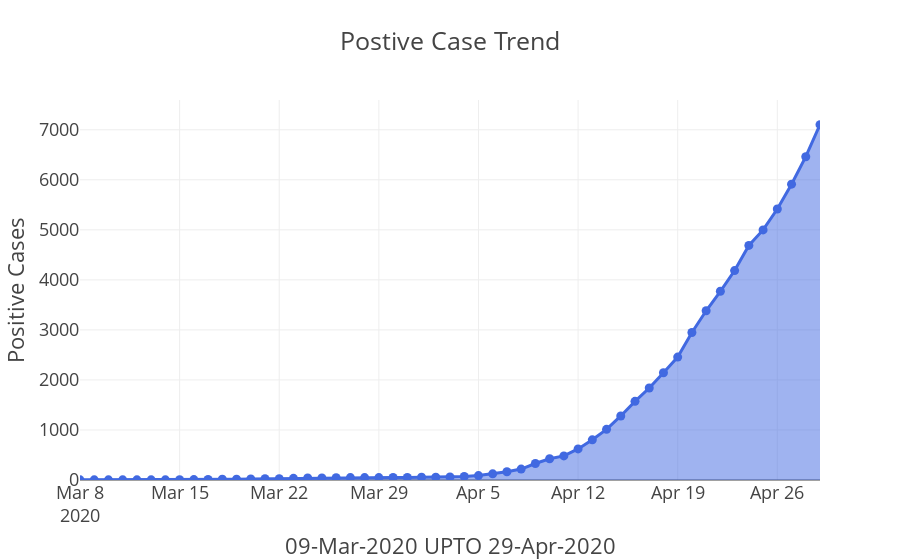
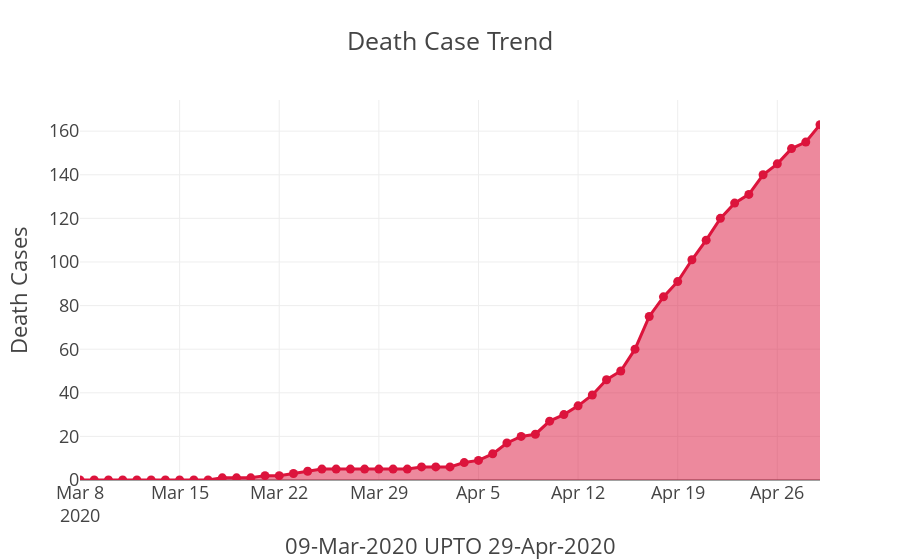
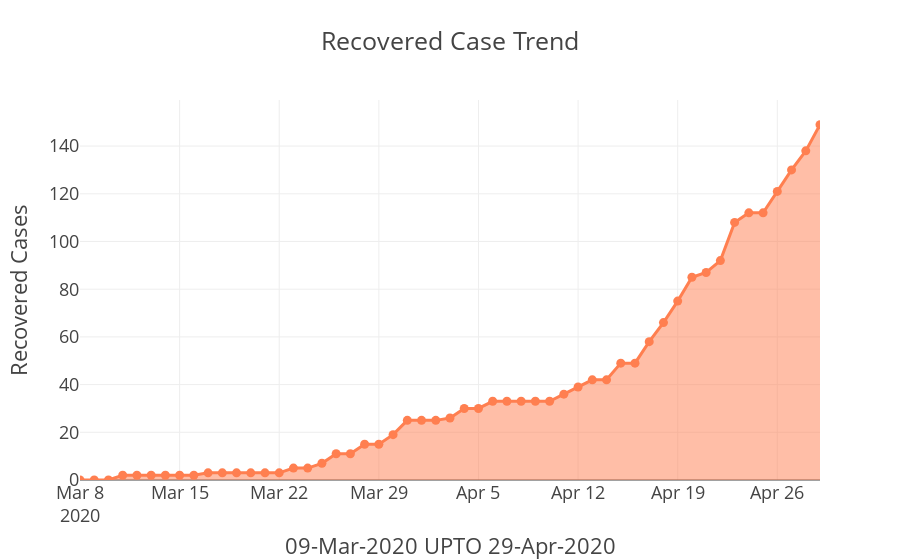

The notebook cell saved with these charts, in order:
### Markdown cell above
***A very serious issue of concern is our death rate against recovery rate. As we can see our death rate is higher than the recovery rate. This scenario is rare in most of the corona affected countries.***

### Code cell
# dataFromCsv = pd.read_csv('../Analysis Data/covid-19-PerDayCaseSummaryBD.csv')
dataFromCsv = pd.read_csv('covid-19-PerDayCaseSummaryBD.csv',parse_dates=["Date"], index_col='Date')
dataFromCsv = dataFromCsv.cumsum()
dataFromCsv = dataFromCsv.reset_index()
# print(dataset)
# print(dataFromCsv)
datetimeobject = datetime.datetime.strptime(str(dataFromCsv['Date'].iloc[1]),'%Y-%m-%d %H:%M:%S')
startDate = datetimeobject.strftime('%d-%b-%Y')
datetimeobject = datetime.datetime.strptime(str(dataFromCsv['Date'].iloc[-1]),'%Y-%m-%d %H:%M:%S')
endDate = datetimeobject.strftime('%d-%b-%Y')
xlabel = str(str(startDate) + ' UPTO ' + str(endDate))
# print(xlabel)
fig = px.area(dataFromCsv, x="Date", y="Case", 
              template="presentation", 
              labels = {'Date': xlabel, 'Case': 'Positive Cases'},
              title='Postive Case Trend',
              color_discrete_sequence=['#4169E1'])
fig2 = px.area(dataFromCsv, x="Date", y="Death", 
               template="presentation",
               labels = {'Date': xlabel, 'Death': 'Death Cases'},
               title='Death Case Trend',
               color_discrete_sequence=['#DC143C'])

fig3 = px.area(dataFromCsv, x="Date", y="Recovered", 
               template="presentation",
               labels = {'Date': xlabel, 'Recovered': 'Recovered Cases'},
               title='Recovered Case Trend',
               color_discrete_sequence=['#FF7F50'])
# for i in fig.patches:
#     print(i)
fig.update_traces(textposition='top left',mode='lines+markers')
# fig.update_layout(annotations = [dict(text = str(dataFromCsv['Case'].iloc[-1]),x=10000,y=800)])
fig2.update_traces(textposition='top left',mode='lines+markers')
fig3.update_traces(textposition='top left',mode='lines+markers')
fig.show()
fig2.show()
fig3.show()

### Figure 1 — Plotly figure (JSON) as saved in the notebook; plotly's stock layout.template omitted (floating-point values rounded to 4 significant figures)
{"data": [{"hovertemplate": "09-Mar-2020 UPTO 29-Apr-2020=%{x}<br>Positive Cases=%{y}<extra></extra>", "legendgroup": "", "line": {"color": "#4169E1"}, "mode": "lines+markers", "name": "", "orientation": "v", "showlegend": false, "stackgroup": "1", "textposition": "top left", "type": "scatter", "x": ["2020-03-08T00:00:00", "2020-03-09T00:00:00", "2020-03-10T00:00:00", "2020-03-11T00:00:00", "2020-03-12T00:00:00", "2020-03-13T00:00:00", "2020-03-14T00:00:00", "2020-03-15T00:00:00", "2020-03-16T00:00:00", "2020-03-17T00:00:00", "2020-03-18T00:00:00", "2020-03-19T00:00:00", "2020-03-20T00:00:00", "2020-03-21T00:00:00", "2020-03-22T00:00:00", "2020-03-23T00:00:00", "2020-03-24T00:00:00", "2020-03-25T00:00:00", "2020-03-26T00:00:00", "2020-03-27T00:00:00", "2020-03-28T00:00:00", "2020-03-29T00:00:00", "2020-03-30T00:00:00", "2020-03-31T00:00:00", "2020-04-01T00:00:00", "2020-04-02T00:00:00", "2020-04-03T00:00:00", "2020-04-04T00:00:00", "2020-04-05T00:00:00", "2020-04-06T00:00:00", "2020-04-07T00:00:00", "2020-04-08T00:00:00", "2020-04-09T00:00:00", "2020-04-10T00:00:00", "2020-04-11T00:00:00", "2020-04-12T00:00:00", "2020-04-13T00:00:00", "2020-04-14T00:00:00", "2020-04-15T00:00:00", "2020-04-16T00:00:00", "2020-04-17T00:00:00", "2020-04-18T00:00:00", "2020-04-19T00:00:00", "2020-04-20T00:00:00", "2020-04-21T00:00:00", "2020-04-22T00:00:00", "2020-04-23T00:00:00", "2020-04-24T00:00:00", "2020-04-25T00:00:00", "2020-04-26T00:00:00", "2020-04-27T00:00:00", "2020-04-28T00:00:00", "2020-04-29T00:00:00"], "xaxis": "x", "y": [3, 3, 3, 3, 3, 3, 3, 5, 8, 10, 14, 17, 20, 24, 27, 33, 39, 39, 44, 48, 48, 48, 49, 51, 54, 56, 61, 70, 88, 123, 164, 218, 330, 424, 482, 621, 803, 1012, 1280, 1572, 1838, 2144, 2456, 2948, 3382, 3772, 4186, 4689, 4998, 5416, 5913, 6462, 7103], "yaxis": "y"}], "layout": {"legend": {"tracegroupgap": 0}, "title": {"text": "Postive Case Trend"}, "xaxis": {"anchor": "y", "domain": [0, 1], "title": {"text": "09-Mar-2020 UPTO 29-Apr-2020"}}, "yaxis": {"anchor": "x", "domain": [0, 1], "title": {"text": "Positive Cases"}}}}

### Figure 2 — Plotly figure (JSON) as saved in the notebook; plotly's stock layout.template omitted (floating-point values rounded to 4 significant figures)
{"data": [{"hovertemplate": "09-Mar-2020 UPTO 29-Apr-2020=%{x}<br>Death Cases=%{y}<extra></extra>", "legendgroup": "", "line": {"color": "#DC143C"}, "mode": "lines+markers", "name": "", "orientation": "v", "showlegend": false, "stackgroup": "1", "textposition": "top left", "type": "scatter", "x": ["2020-03-08T00:00:00", "2020-03-09T00:00:00", "2020-03-10T00:00:00", "2020-03-11T00:00:00", "2020-03-12T00:00:00", "2020-03-13T00:00:00", "2020-03-14T00:00:00", "2020-03-15T00:00:00", "2020-03-16T00:00:00", "2020-03-17T00:00:00", "2020-03-18T00:00:00", "2020-03-19T00:00:00", "2020-03-20T00:00:00", "2020-03-21T00:00:00", "2020-03-22T00:00:00", "2020-03-23T00:00:00", "2020-03-24T00:00:00", "2020-03-25T00:00:00", "2020-03-26T00:00:00", "2020-03-27T00:00:00", "2020-03-28T00:00:00", "2020-03-29T00:00:00", "2020-03-30T00:00:00", "2020-03-31T00:00:00", "2020-04-01T00:00:00", "2020-04-02T00:00:00", "2020-04-03T00:00:00", "2020-04-04T00:00:00", "2020-04-05T00:00:00", "2020-04-06T00:00:00", "2020-04-07T00:00:00", "2020-04-08T00:00:00", "2020-04-09T00:00:00", "2020-04-10T00:00:00", "2020-04-11T00:00:00", "2020-04-12T00:00:00", "2020-04-13T00:00:00", "2020-04-14T00:00:00", "2020-04-15T00:00:00", "2020-04-16T00:00:00", "2020-04-17T00:00:00", "2020-04-18T00:00:00", "2020-04-19T00:00:00", "2020-04-20T00:00:00", "2020-04-21T00:00:00", "2020-04-22T00:00:00", "2020-04-23T00:00:00", "2020-04-24T00:00:00", "2020-04-25T00:00:00", "2020-04-26T00:00:00", "2020-04-27T00:00:00", "2020-04-28T00:00:00", "2020-04-29T00:00:00"], "xaxis": "x", "y": [0, 0, 0, 0, 0, 0, 0, 0, 0, 0, 1, 1, 1, 2, 2, 3, 4, 5, 5, 5, 5, 5, 5, 5, 6, 6, 6, 8, 9, 12, 17, 20, 21, 27, 30, 34, 39, 46, 50, 60, 75, 84, 91, 101, 110, 120, 127, 131, 140, 145, 152, 155, 163], "yaxis": "y"}], "layout": {"legend": {"tracegroupgap": 0}, "title": {"text": "Death Case Trend"}, "xaxis": {"anchor": "y", "domain": [0, 1], "title": {"text": "09-Mar-2020 UPTO 29-Apr-2020"}}, "yaxis": {"anchor": "x", "domain": [0, 1], "title": {"text": "Death Cases"}}}}

### Figure 3 — Plotly figure (JSON) as saved in the notebook; plotly's stock layout.template omitted (floating-point values rounded to 4 significant figures)
{"data": [{"hovertemplate": "09-Mar-2020 UPTO 29-Apr-2020=%{x}<br>Recovered Cases=%{y}<extra></extra>", "legendgroup": "", "line": {"color": "#FF7F50"}, "mode": "lines+markers", "name": "", "orientation": "v", "showlegend": false, "stackgroup": "1", "textposition": "top left", "type": "scatter", "x": ["2020-03-08T00:00:00", "2020-03-09T00:00:00", "2020-03-10T00:00:00", "2020-03-11T00:00:00", "2020-03-12T00:00:00", "2020-03-13T00:00:00", "2020-03-14T00:00:00", "2020-03-15T00:00:00", "2020-03-16T00:00:00", "2020-03-17T00:00:00", "2020-03-18T00:00:00", "2020-03-19T00:00:00", "2020-03-20T00:00:00", "2020-03-21T00:00:00", "2020-03-22T00:00:00", "2020-03-23T00:00:00", "2020-03-24T00:00:00", "2020-03-25T00:00:00", "2020-03-26T00:00:00", "2020-03-27T00:00:00", "2020-03-28T00:00:00", "2020-03-29T00:00:00", "2020-03-30T00:00:00", "2020-03-31T00:00:00", "2020-04-01T00:00:00", "2020-04-02T00:00:00", "2020-04-03T00:00:00", "2020-04-04T00:00:00", "2020-04-05T00:00:00", "2020-04-06T00:00:00", "2020-04-07T00:00:00", "2020-04-08T00:00:00", "2020-04-09T00:00:00", "2020-04-10T00:00:00", "2020-04-11T00:00:00", "2020-04-12T00:00:00", "2020-04-13T00:00:00", "2020-04-14T00:00:00", "2020-04-15T00:00:00", "2020-04-16T00:00:00", "2020-04-17T00:00:00", "2020-04-18T00:00:00", "2020-04-19T00:00:00", "2020-04-20T00:00:00", "2020-04-21T00:00:00", "2020-04-22T00:00:00", "2020-04-23T00:00:00", "2020-04-24T00:00:00", "2020-04-25T00:00:00", "2020-04-26T00:00:00", "2020-04-27T00:00:00", "2020-04-28T00:00:00", "2020-04-29T00:00:00"], "xaxis": "x", "y": [0, 0, 0, 2, 2, 2, 2, 2, 2, 3, 3, 3, 3, 3, 3, 5, 5, 7, 11, 11, 15, 15, 19, 25, 25, 25, 26, 30, 30, 33, 33, 33, 33, 33, 36, 39, 42, 42, 49, 49, 58, 66, 75, 85, 87, 92, 108, 112, 112, 121, 130, 138, 149], "yaxis": "y"}], "layout": {"legend": {"tracegroupgap": 0}, "title": {"text": "Recovered Case Trend"}, "xaxis": {"anchor": "y", "domain": [0, 1], "title": {"text": "09-Mar-2020 UPTO 29-Apr-2020"}}, "yaxis": {"anchor": "x", "domain": [0, 1], "title": {"text": "Recovered Cases"}}}}
